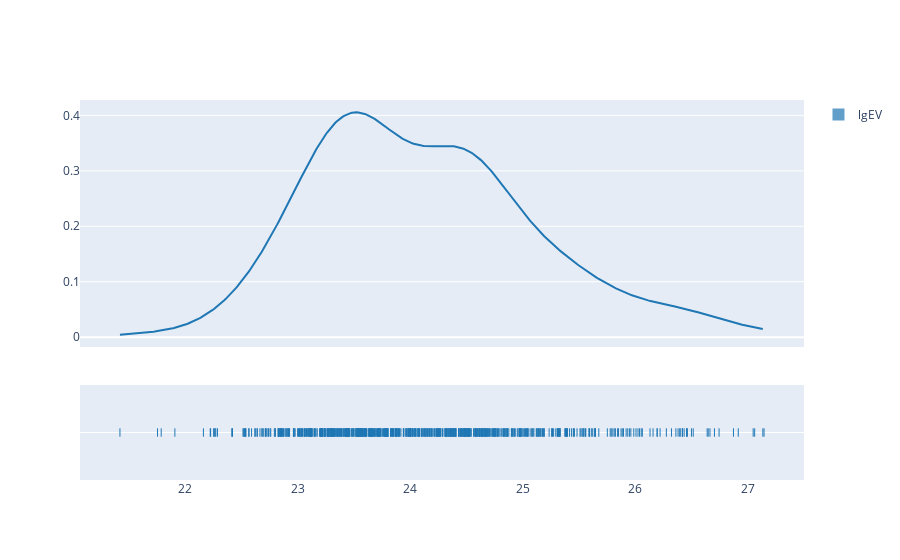

The notebook cell saved with this chart:
### Markdown cell above
[Code section 20]

### Code cell
hist_data = [df_ana12to15['lgEV'].to_numpy()]
group_labels = ['lgEV'] # name of the dataset

fig = ff.create_distplot(hist_data, group_labels, bin_size=1000000000)
fig.show()

### Figure 1 — Plotly figure (JSON) as saved in the notebook; plotly's stock layout.template omitted (floating-point values rounded to 4 significant figures; data arrays with more than 128 entries replaced by an {"elided": "..."} marker saying what was removed)
{"data": [{"autobinx": false, "histnorm": "probability density", "legendgroup": "lgEV", "marker": {"color": "rgb(31, 119, 180)"}, "name": "lgEV", "opacity": 0.7, "type": "histogram", "x": {"elided": "705 float values"}, "xaxis": "x", "xbins": {"end": 27.15, "size": 1000000000, "start": 21.42}, "yaxis": "y"}, {"legendgroup": "lgEV", "marker": {"color": "rgb(31, 119, 180)"}, "mode": "lines", "name": "lgEV", "showlegend": false, "type": "scatter", "x": {"elided": "500 float values"}, "xaxis": "x", "y": {"elided": "500 float values"}, "yaxis": "y"}, {"legendgroup": "lgEV", "marker": {"color": "rgb(31, 119, 180)", "symbol": "line-ns-open"}, "mode": "markers", "name": "lgEV", "showlegend": false, "type": "scatter", "x": {"elided": "705 float values"}, "xaxis": "x", "y": {"elided": "705 str values"}, "yaxis": "y2"}], "layout": {"barmode": "overlay", "hovermode": "closest", "legend": {"traceorder": "reversed"}, "xaxis": {"anchor": "y2", "domain": [0, 1], "zeroline": false}, "yaxis": {"anchor": "free", "domain": [0.35, 1], "position": 0}, "yaxis2": {"anchor": "x", "domain": [0, 0.25], "dtick": 1, "showticklabels": false}}}
